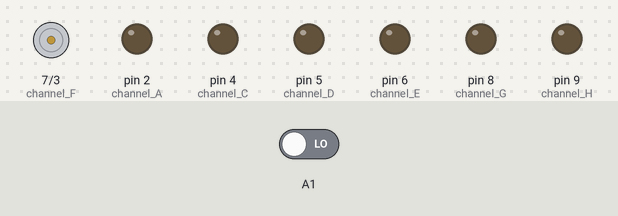
Simulated run of this sketch. Board: Arduino Uno, built with avr-gcc and run on an emulated ATmega328P. On the bench: motor-driver pin pairs drawn as motors (green arrow = first pin HIGH = forward, orange = second pin HIGH = backward, longer = more drive), output pins drawn as LEDs (lit = HIGH). The test bench sets the inputs (shaded band); at power-on: A1 LOW.

Above: at 1.2 s.
1.3 s: A1 driven HIGH
At 1.8 s:
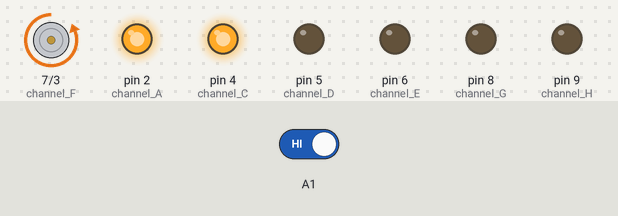
4.3 s: A1 driven LOW
At 5.2 s:
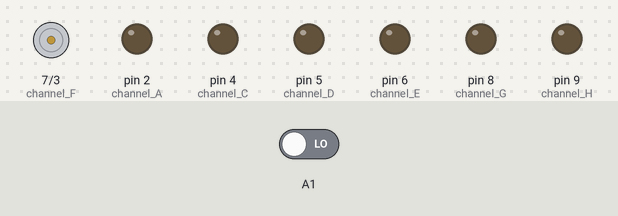
Timing chart, 0 to 7.3 s (numbered marks = the images above; inputs shaded):
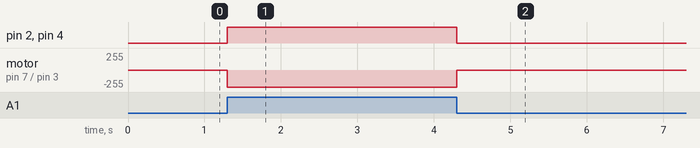

Measured:
- after the input at 1.3 s, pin 2 (channel_A), pin 4 (channel_C): LOW → HIGH at once; motor on pin 7 (channel_F) / pin 3 (channel_B): stopped → backward 255/255 at once
- after the input at 4.3 s, pin 2 (channel_A), pin 4 (channel_C): HIGH → LOW at once; motor on pin 7 (channel_F) / pin 3 (channel_B): backward 255/255 → stopped at once

The sketch:

microphone.ino
```cpp
// Sound Activated EL Wire Brain
// Blink EL Wire to music and other ambient sound.
// Based on JenFoxBot's code
void setup() {
  Serial.begin(9600);
  // The EL channels are on pins 2 through 9
  // Initialize the pins as outputs
  pinMode(2, OUTPUT);  // channel A
  pinMode(3, OUTPUT);  // channel B
  pinMode(4, OUTPUT);  // channel C
  pinMode(5, OUTPUT);  // channel D
  pinMode(6, OUTPUT);  // channel E
  pinMode(7, OUTPUT);  // channel F
  pinMode(8, OUTPUT);  // channel G
  pinMode(9, OUTPUT);  // channel H
//Initialize input pins on EL Sequencer
  pinMode(A1, INPUT);
}
void loop()
{
  int amp = digitalRead(A1);

  //If Gate output detects sound, turn EL Wire on
  if(amp == HIGH){

    digitalWrite(2, HIGH); //turn EL channel on
    digitalWrite(3, HIGH);
    digitalWrite(4, HIGH);

    delay(100);
  }

    digitalWrite(2, LOW); //turn EL channel off
    digitalWrite(3, LOW);
    digitalWrite(4, LOW);


}
```
